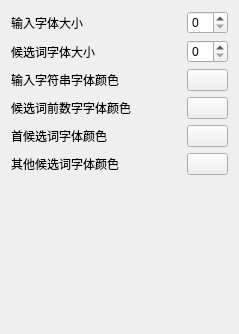
     <widget class="QWidget" name="skinFont">
      <attribute name="title">
       <string>皮肤字体</string>
      </attribute>
      <layout class="QGridLayout" name="gridLayout_10">
       <item row="0" column="0">
        <layout class="QVBoxLayout" name="verticalLayout_6">
         <item>
          <layout class="QHBoxLayout" name="horizontalLayout_52">
           <item>
            <widget class="QLabel" name="labelIputFontSize">
             <property name="minimumSize">
              <size>
               <width>170</width>
               <height>0</height>
              </size>
             </property>
             <property name="maximumSize">
              <size>
               <width>170</width>
               <height>16777215</height>
              </size>
             </property>
             <property name="text">
              <string>输入字体大小</string>
             </property>
            </widget>
           </item>
           <item>
            <widget class="QSpinBox" name="spinBoxInputFontSize"/>
           </item>
          </layout>
         </item>
         <item>
          <layout class="QHBoxLayout" name="horizontalLayout_53">
           <item>
            <widget class="QLabel" name="labelCandFontSize">
             <property name="minimumSize">
              <size>
               <width>170</width>
               <height>0</height>
              </size>
             </property>
             <property name="maximumSize">
              <size>
               <width>170</width>
               <height>16777215</height>
              </size>
             </property>
             <property name="text">
              <string>候选词字体大小</string>
             </property>
            </widget>
           </item>
           <item>
            <widget class="QSpinBox" name="spinBoxCandFontSize"/>
           </item>
          </layout>
         </item>
         <item>
          <layout class="QHBoxLayout" name="horizontalLayout_54">
           <item>
            <widget class="QLabel" name="labelInputColor">
             <property name="minimumSize">
              <size>
               <width>170</width>
               <height>0</height>
              </size>
             </property>
             <property name="maximumSize">
              <size>
               <width>170</width>
               <height>16777215</height>
              </size>
             </property>
             <property name="text">
              <string>输入字符串字体颜色</string>
             </property>
            </widget>
           </item>
           <item>
            <widget class="QPushButton" name="pushButtonInputColor">
             <property name="text">
              <string/>
             </property>
            </widget>
           </item>
          </layout>
         </item>
         <item>
          <layout class="QHBoxLayout" name="horizontalLayout_55">
           <item>
            <widget class="QLabel" name="labelCandIndexColor">
             <property name="minimumSize">
              <size>
               <width>170</width>
               <height>0</height>
              </size>
             </property>
             <property name="maximumSize">
              <size>
               <width>170</width>
               <height>16777215</height>
              </size>
             </property>
             <property name="text">
              <string>候选词前数字字体颜色</string>
             </property>
            </widget>
           </item>
           <item>
            <widget class="QPushButton" name="pushButtonIndexColor">
             <property name="text">
              <string/>
             </property>
            </widget>
           </item>
          </layout>
         </item>
         <item>
          <layout class="QHBoxLayout" name="horizontalLayout_56">
           <item>
            <widget class="QLabel" name="labelFirstCandColor">
             <property name="minimumSize">
              <size>
               <width>170</width>
               <height>0</height>
              </size>
             </property>
             <property name="maximumSize">
              <size>
               <width>170</width>
               <height>16777215</height>
              </size>
             </property>
             <property name="text">
              <string>首候选词字体颜色</string>
             </property>
            </widget>
           </item>
           <item>
            <widget class="QPushButton" name="pushButtonFirstCandColor">
             <property name="text">
              <string/>
             </property>
            </widget>
           </item>
          </layout>
         </item>
         <item>
          <layout class="QHBoxLayout" name="horizontalLayout_57">
           <item>
            <widget class="QLabel" name="labelOtherCandColor">
             <property name="minimumSize">
              <size>
               <width>170</width>
               <height>0</height>
              </size>
             </property>
             <property name="maximumSize">
              <size>
               <width>170</width>
               <height>16777215</height>
              </size>
             </property>
             <property name="text">
              <string>其他候选词字体颜色</string>
             </property>
            </widget>
           </item>
           <item>
            <widget class="QPushButton" name="pushButtonOtherCandColor">
             <property name="text">
              <string/>
             </property>
            </widget>
           </item>
          </layout>
         </item>
        </layout>
       </item>
       <item row="1" column="0">
        <spacer name="verticalSpacer_6">
         <property name="orientation">
          <enum>Qt::Vertical</enum>
         </property>
         <property name="sizeHint" stdset="0">
          <size>
           <width>20</width>
           <height>148</height>
          </size>
         </property>
        </spacer>
       </item>
      </layout>
     </widget>
